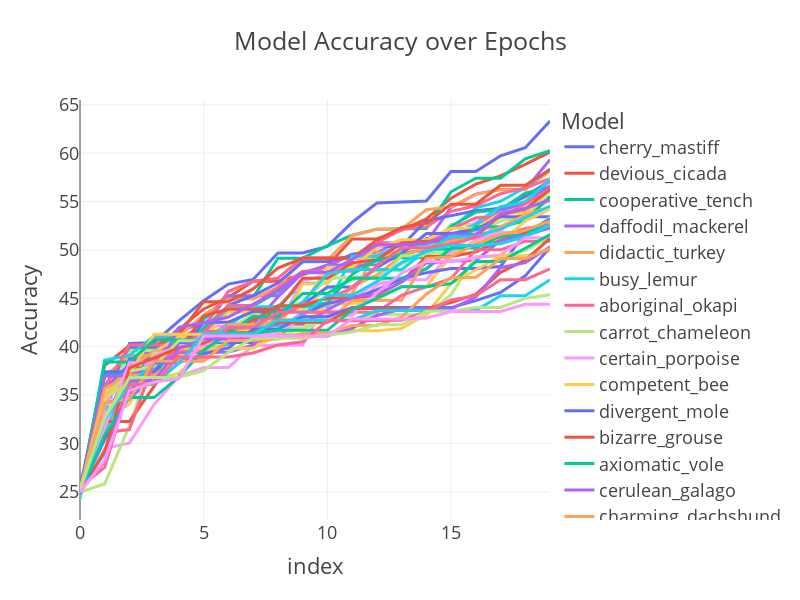

Notebook code cell kept with this figure:
### Code cell
epochs_data=train_data_dist_cum.sort_values("best_acc",ascending= False).iloc[:,:20].T.reset_index(drop=True).reset_index().melt(id_vars='index', var_name='Model', value_name='Accuracy')

import plotly.express as px
fig = px.line(epochs_data, x='index', y='Accuracy', color='Model', title='Model Accuracy over Epochs')
fig.update_layout(height=600, width=800, template="presentation")
fig

### Figure 1 — Plotly figure (JSON) as saved in the notebook; plotly's stock layout.template omitted (floating-point values rounded to 4 significant figures)
{"data": [{"hovertemplate": "Model=cherry_mastiff<br>index=%{x}<br>Accuracy=%{y}<extra></extra>", "legendgroup": "cherry_mastiff", "line": {"color": "#636efa", "dash": "solid"}, "marker": {"symbol": "circle"}, "mode": "lines", "name": "cherry_mastiff", "orientation": "v", "showlegend": true, "type": "scatter", "x": [0, 1, 2, 3, 4, 5, 6, 7, 8, 9, 10, 11, 12, 13, 14, 15, 16, 17, 18, 19], "xaxis": "x", "y": [25.8, 34.42, 40.33, 40.43, 42.66, 44.75, 46.47, 46.95, 49.69, 49.69, 50.37, 52.85, 54.85, 54.95, 55.06, 58.11, 58.11, 59.73, 60.57, 63.33], "yaxis": "y"}, {"hovertemplate": "Model=devious_cicada<br>index=%{x}<br>Accuracy=%{y}<extra></extra>", "legendgroup": "devious_cicada", "line": {"color": "#EF553B", "dash": "solid"}, "marker": {"symbol": "circle"}, "mode": "lines", "name": "devious_cicada", "orientation": "v", "showlegend": true, "type": "scatter", "x": [0, 1, 2, 3, 4, 5, 6, 7, 8, 9, 10, 11, 12, 13, 14, 15, 16, 17, 18, 19], "xaxis": "x", "y": [24.92, 35.79, 37.83, 37.83, 41.78, 43.9, 45.09, 46.77, 46.77, 47.43, 48.37, 51.14, 51.14, 52.06, 53.21, 55.35, 56.8, 57.65, 58.84, 60.13], "yaxis": "y"}, {"hovertemplate": "Model=cooperative_tench<br>index=%{x}<br>Accuracy=%{y}<extra></extra>", "legendgroup": "cooperative_tench", "line": {"color": "#00cc96", "dash": "solid"}, "marker": {"symbol": "circle"}, "mode": "lines", "name": "cooperative_tench", "orientation": "v", "showlegend": true, "type": "scatter", "x": [0, 1, 2, 3, 4, 5, 6, 7, 8, 9, 10, 11, 12, 13, 14, 15, 16, 17, 18, 19], "xaxis": "x", "y": [25.73, 30.89, 36.75, 36.75, 41.3, 42.83, 45.07, 45.07, 49.15, 49.15, 50.43, 51.52, 52.15, 52.21, 52.21, 56.01, 57.41, 57.41, 59.41, 60.25], "yaxis": "y"}, {"hovertemplate": "Model=daffodil_mackerel<br>index=%{x}<br>Accuracy=%{y}<extra></extra>", "legendgroup": "daffodil_mackerel", "line": {"color": "#ab63fa", "dash": "solid"}, "marker": {"symbol": "circle"}, "mode": "lines", "name": "daffodil_mackerel", "orientation": "v", "showlegend": true, "type": "scatter", "x": [0, 1, 2, 3, 4, 5, 6, 7, 8, 9, 10, 11, 12, 13, 14, 15, 16, 17, 18, 19], "xaxis": "x", "y": [24.99, 31.33, 38.79, 39.62, 41.9, 42.17, 45.26, 45.26, 45.26, 47.67, 48.29, 49.57, 49.75, 50.79, 50.79, 54.39, 55.77, 56.26, 56.26, 59.34], "yaxis": "y"}, {"hovertemplate": "Model=didactic_turkey<br>index=%{x}<br>Accuracy=%{y}<extra></extra>", "legendgroup": "didactic_turkey", "line": {"color": "#FFA15A", "dash": "solid"}, "marker": {"symbol": "circle"}, "mode": "lines", "name": "didactic_turkey", "orientation": "v", "showlegend": true, "type": "scatter", "x": [0, 1, 2, 3, 4, 5, 6, 7, 8, 9, 10, 11, 12, 13, 14, 15, 16, 17, 18, 19], "xaxis": "x", "y": [24.94, 35.88, 37.58, 39.22, 41.12, 43.26, 44.94, 44.94, 46.17, 48.95, 48.95, 51.47, 52.14, 52.14, 54.15, 54.45, 55.75, 56.22, 56.22, 58.21], "yaxis": "y"}, {"hovertemplate": "Model=busy_lemur<br>index=%{x}<br>Accuracy=%{y}<extra></extra>", "legendgroup": "busy_lemur", "line": {"color": "#19d3f3", "dash": "solid"}, "marker": {"symbol": "circle"}, "mode": "lines", "name": "busy_lemur", "orientation": "v", "showlegend": true, "type": "scatter", "x": [0, 1, 2, 3, 4, 5, 6, 7, 8, 9, 10, 11, 12, 13, 14, 15, 16, 17, 18, 19], "xaxis": "x", "y": [24.99, 33.21, 39.82, 39.82, 39.82, 40.79, 42.15, 43.97, 44.13, 46.55, 46.55, 49.13, 49.13, 49.89, 50.81, 52.17, 54.36, 55.03, 56.46, 58.36], "yaxis": "y"}, {"hovertemplate": "Model=aboriginal_okapi<br>index=%{x}<br>Accuracy=%{y}<extra></extra>", "legendgroup": "aboriginal_okapi", "line": {"color": "#FF6692", "dash": "solid"}, "marker": {"symbol": "circle"}, "mode": "lines", "name": "aboriginal_okapi", "orientation": "v", "showlegend": true, "type": "scatter", "x": [0, 1, 2, 3, 4, 5, 6, 7, 8, 9, 10, 11, 12, 13, 14, 15, 16, 17, 18, 19], "xaxis": "x", "y": [25.21, 34.73, 38.19, 40.95, 40.95, 42.03, 45.73, 46.76, 47.07, 49.19, 49.19, 49.19, 50.75, 52.13, 52.36, 53.99, 54.56, 55.81, 56.41, 57.37], "yaxis": "y"}, {"hovertemplate": "Model=carrot_chameleon<br>index=%{x}<br>Accuracy=%{y}<extra></extra>", "legendgroup": "carrot_chameleon", "line": {"color": "#B6E880", "dash": "solid"}, "marker": {"symbol": "circle"}, "mode": "lines", "name": "carrot_chameleon", "orientation": "v", "showlegend": true, "type": "scatter", "x": [0, 1, 2, 3, 4, 5, 6, 7, 8, 9, 10, 11, 12, 13, 14, 15, 16, 17, 18, 19], "xaxis": "x", "y": [25.37, 33.87, 39.61, 39.61, 39.61, 41.73, 41.73, 43.43, 43.79, 43.79, 46.05, 46.83, 47.88, 47.88, 50.03, 52.63, 52.63, 53.45, 55.19, 57.29], "yaxis": "y"}, {"hovertemplate": "Model=certain_porpoise<br>index=%{x}<br>Accuracy=%{y}<extra></extra>", "legendgroup": "certain_porpoise", "line": {"color": "#FF97FF", "dash": "solid"}, "marker": {"symbol": "circle"}, "mode": "lines", "name": "certain_porpoise", "orientation": "v", "showlegend": true, "type": "scatter", "x": [0, 1, 2, 3, 4, 5, 6, 7, 8, 9, 10, 11, 12, 13, 14, 15, 16, 17, 18, 19], "xaxis": "x", "y": [25.21, 34.45, 34.81, 38.93, 40.31, 42.13, 42.13, 42.13, 42.13, 46.77, 47.47, 49.14, 49.43, 50.68, 50.68, 51.24, 52.85, 54.47, 54.92, 57.03], "yaxis": "y"}, {"hovertemplate": "Model=competent_bee<br>index=%{x}<br>Accuracy=%{y}<extra></extra>", "legendgroup": "competent_bee", "line": {"color": "#FECB52", "dash": "solid"}, "marker": {"symbol": "circle"}, "mode": "lines", "name": "competent_bee", "orientation": "v", "showlegend": true, "type": "scatter", "x": [0, 1, 2, 3, 4, 5, 6, 7, 8, 9, 10, 11, 12, 13, 14, 15, 16, 17, 18, 19], "xaxis": "x", "y": [24.85, 30.47, 36.56, 36.56, 37.25, 39.65, 41.12, 41.12, 41.69, 46.47, 46.49, 49.21, 49.21, 49.57, 50.06, 51.53, 51.65, 54.21, 55.54, 56.22], "yaxis": "y"}, {"hovertemplate": "Model=divergent_mole<br>index=%{x}<br>Accuracy=%{y}<extra></extra>", "legendgroup": "divergent_mole", "line": {"color": "#636efa", "dash": "solid"}, "marker": {"symbol": "circle"}, "mode": "lines", "name": "divergent_mole", "orientation": "v", "showlegend": true, "type": "scatter", "x": [0, 1, 2, 3, 4, 5, 6, 7, 8, 9, 10, 11, 12, 13, 14, 15, 16, 17, 18, 19], "xaxis": "x", "y": [24.76, 35.9, 39.96, 39.96, 40.95, 41.61, 44.27, 45.27, 46.57, 48.77, 48.81, 49.43, 50.33, 50.4, 53.04, 53.52, 54.05, 54.3, 55.52, 57.15], "yaxis": "y"}, {"hovertemplate": "Model=bizarre_grouse<br>index=%{x}<br>Accuracy=%{y}<extra></extra>", "legendgroup": "bizarre_grouse", "line": {"color": "#EF553B", "dash": "solid"}, "marker": {"symbol": "circle"}, "mode": "lines", "name": "bizarre_grouse", "orientation": "v", "showlegend": true, "type": "scatter", "x": [0, 1, 2, 3, 4, 5, 6, 7, 8, 9, 10, 11, 12, 13, 14, 15, 16, 17, 18, 19], "xaxis": "x", "y": [25.28, 38.05, 40.12, 40.12, 41.29, 44.65, 44.65, 45.97, 48.13, 49.14, 49.14, 49.14, 51.02, 52.33, 52.76, 54.73, 54.73, 56.69, 56.69, 58.29], "yaxis": "y"}, {"hovertemplate": "Model=axiomatic_vole<br>index=%{x}<br>Accuracy=%{y}<extra></extra>", "legendgroup": "axiomatic_vole", "line": {"color": "#00cc96", "dash": "solid"}, "marker": {"symbol": "circle"}, "mode": "lines", "name": "axiomatic_vole", "orientation": "v", "showlegend": true, "type": "scatter", "x": [0, 1, 2, 3, 4, 5, 6, 7, 8, 9, 10, 11, 12, 13, 14, 15, 16, 17, 18, 19], "xaxis": "x", "y": [24.76, 36.1, 36.1, 39.53, 39.53, 41.93, 44.21, 44.21, 45.71, 47.63, 47.63, 48.05, 48.91, 49.19, 49.19, 52.45, 53.91, 54.15, 55.86, 56.51], "yaxis": "y"}, {"hovertemplate": "Model=cerulean_galago<br>index=%{x}<br>Accuracy=%{y}<extra></extra>", "legendgroup": "cerulean_galago", "line": {"color": "#ab63fa", "dash": "solid"}, "marker": {"symbol": "circle"}, "mode": "lines", "name": "cerulean_galago", "orientation": "v", "showlegend": true, "type": "scatter", "x": [0, 1, 2, 3, 4, 5, 6, 7, 8, 9, 10, 11, 12, 13, 14, 15, 16, 17, 18, 19], "xaxis": "x", "y": [25.52, 35.68, 38.16, 39.48, 40.29, 40.81, 42.3, 42.3, 45.14, 47.59, 48.43, 48.43, 48.48, 49.74, 51.19, 51.19, 52.3, 54.03, 54.89, 56.61], "yaxis": "y"}, {"hovertemplate": "Model=charming_dachshund<br>index=%{x}<br>Accuracy=%{y}<extra></extra>", "legendgroup": "charming_dachshund", "line": {"color": "#FFA15A", "dash": "solid"}, "marker": {"symbol": "circle"}, "mode": "lines", "name": "charming_dachshund", "orientation": "v", "showlegend": true, "type": "scatter", "x": [0, 1, 2, 3, 4, 5, 6, 7, 8, 9, 10, 11, 12, 13, 14, 15, 16, 17, 18, 19], "xaxis": "x", "y": [25.09, 36.94, 39.11, 39.11, 39.11, 40.04, 41.61, 41.9, 42.01, 43.43, 44.17, 45.49, 49.72, 49.73, 49.94, 50.95, 51.62, 52.03, 54.08, 55.33], "yaxis": "y"}, {"hovertemplate": "Model=capable_mussel<br>index=%{x}<br>Accuracy=%{y}<extra></extra>", "legendgroup": "capable_mussel", "line": {"color": "#19d3f3", "dash": "solid"}, "marker": {"symbol": "circle"}, "mode": "lines", "name": "capable_mussel", "orientation": "v", "showlegend": true, "type": "scatter", "x": [0, 1, 2, 3, 4, 5, 6, 7, 8, 9, 10, 11, 12, 13, 14, 15, 16, 17, 18, 19], "xaxis": "x", "y": [24.25, 38.63, 39.11, 41.1, 41.1, 41.1, 43.9, 44.13, 44.13, 44.13, 44.13, 49.34, 49.34, 50.56, 50.56, 51.51, 52.65, 54.47, 54.95, 57.25], "yaxis": "y"}, {"hovertemplate": "Model=delicate_lemur<br>index=%{x}<br>Accuracy=%{y}<extra></extra>", "legendgroup": "delicate_lemur", "line": {"color": "#FF6692", "dash": "solid"}, "marker": {"symbol": "circle"}, "mode": "lines", "name": "delicate_lemur", "orientation": "v", "showlegend": true, "type": "scatter", "x": [0, 1, 2, 3, 4, 5, 6, 7, 8, 9, 10, 11, 12, 13, 14, 15, 16, 17, 18, 19], "xaxis": "x", "y": [25.21, 35.71, 40.17, 40.17, 40.17, 41.47, 44.25, 44.25, 46.09, 47.79, 47.79, 47.79, 50.74, 50.74, 50.74, 52.16, 53.32, 53.4, 54.75, 56.32], "yaxis": "y"}, {"hovertemplate": "Model=delicate_swift<br>index=%{x}<br>Accuracy=%{y}<extra></extra>", "legendgroup": "delicate_swift", "line": {"color": "#B6E880", "dash": "solid"}, "marker": {"symbol": "circle"}, "mode": "lines", "name": "delicate_swift", "orientation": "v", "showlegend": true, "type": "scatter", "x": [0, 1, 2, 3, 4, 5, 6, 7, 8, 9, 10, 11, 12, 13, 14, 15, 16, 17, 18, 19], "xaxis": "x", "y": [24.58, 33.99, 35.05, 36.27, 40.37, 40.71, 40.71, 41.51, 43.75, 44.61, 47.02, 47.19, 47.19, 48.52, 49.71, 49.71, 51.74, 52.99, 53.57, 56.07], "yaxis": "y"}, {"hovertemplate": "Model=acrid_echidna<br>index=%{x}<br>Accuracy=%{y}<extra></extra>", "legendgroup": "acrid_echidna", "line": {"color": "#FF97FF", "dash": "solid"}, "marker": {"symbol": "circle"}, "mode": "lines", "name": "acrid_echidna", "orientation": "v", "showlegend": true, "type": "scatter", "x": [0, 1, 2, 3, 4, 5, 6, 7, 8, 9, 10, 11, 12, 13, 14, 15, 16, 17, 18, 19], "xaxis": "x", "y": [24.73, 29.47, 30.05, 34.04, 36.94, 37.84, 37.84, 40.15, 40.15, 40.15, 44.82, 44.82, 46.69, 46.69, 48.05, 49.86, 52.11, 52.31, 53.37, 55.44], "yaxis": "y"}, {"hovertemplate": "Model=adaptable_weasel<br>index=%{x}<br>Accuracy=%{y}<extra></extra>", "legendgroup": "adaptable_weasel", "line": {"color": "#FECB52", "dash": "solid"}, "marker": {"symbol": "circle"}, "mode": "lines", "name": "adaptable_weasel", "orientation": "v", "showlegend": true, "type": "scatter", "x": [0, 1, 2, 3, 4, 5, 6, 7, 8, 9, 10, 11, 12, 13, 14, 15, 16, 17, 18, 19], "xaxis": "x", "y": [24.53, 32.51, 34.04, 39.43, 41.03, 41.03, 43.55, 43.55, 43.55, 44.27, 48.21, 48.21, 50.19, 51.04, 51.04, 52.23, 52.23, 53.81, 53.81, 55.04], "yaxis": "y"}, {"hovertemplate": "Model=adept_orangutan<br>index=%{x}<br>Accuracy=%{y}<extra></extra>", "legendgroup": "adept_orangutan", "line": {"color": "#636efa", "dash": "solid"}, "marker": {"symbol": "circle"}, "mode": "lines", "name": "adept_orangutan", "orientation": "v", "showlegend": true, "type": "scatter", "x": [0, 1, 2, 3, 4, 5, 6, 7, 8, 9, 10, 11, 12, 13, 14, 15, 16, 17, 18, 19], "xaxis": "x", "y": [24.94, 31.63, 38.7, 38.7, 39.45, 42.53, 42.53, 43.64, 43.64, 44.34, 46.17, 46.17, 48.19, 49.62, 51.7, 51.7, 52.11, 53.44, 53.44, 53.44], "yaxis": "y"}, {"hovertemplate": "Model=beige_panther<br>index=%{x}<br>Accuracy=%{y}<extra></extra>", "legendgroup": "beige_panther", "line": {"color": "#EF553B", "dash": "solid"}, "marker": {"symbol": "circle"}, "mode": "lines", "name": "beige_panther", "orientation": "v", "showlegend": true, "type": "scatter", "x": [0, 1, 2, 3, 4, 5, 6, 7, 8, 9, 10, 11, 12, 13, 14, 15, 16, 17, 18, 19], "xaxis": "x", "y": [25.09, 37.18, 37.18, 37.82, 39.65, 43.19, 43.87, 43.87, 43.87, 47.07, 47.07, 48.67, 48.97, 50.7, 50.9, 50.9, 51.44, 53.61, 54.25, 56.23], "yaxis": "y"}, {"hovertemplate": "Model=abiding_turaco<br>index=%{x}<br>Accuracy=%{y}<extra></extra>", "legendgroup": "abiding_turaco", "line": {"color": "#00cc96", "dash": "solid"}, "marker": {"symbol": "circle"}, "mode": "lines", "name": "abiding_turaco", "orientation": "v", "showlegend": true, "type": "scatter", "x": [0, 1, 2, 3, 4, 5, 6, 7, 8, 9, 10, 11, 12, 13, 14, 15, 16, 17, 18, 19], "xaxis": "x", "y": [24.76, 37.16, 37.16, 37.16, 40.39, 40.53, 41.1, 41.89, 44.19, 44.19, 44.52, 47.48, 48.97, 49.51, 50.07, 50.07, 52.39, 52.39, 53, 55.54], "yaxis": "y"}, {"hovertemplate": "Model=cherry_rook<br>index=%{x}<br>Accuracy=%{y}<extra></extra>", "legendgroup": "cherry_rook", "line": {"color": "#ab63fa", "dash": "solid"}, "marker": {"symbol": "circle"}, "mode": "lines", "name": "cherry_rook", "orientation": "v", "showlegend": true, "type": "scatter", "x": [0, 1, 2, 3, 4, 5, 6, 7, 8, 9, 10, 11, 12, 13, 14, 15, 16, 17, 18, 19], "xaxis": "x", "y": [25.21, 34.19, 34.57, 37.01, 42.01, 42.47, 43.07, 44.38, 45.81, 47.66, 47.66, 49.01, 50.54, 50.54, 50.7, 51.57, 51.57, 53.75, 54.31, 55.17], "yaxis": "y"}, {"hovertemplate": "Model=cocky_gerbil<br>index=%{x}<br>Accuracy=%{y}<extra></extra>", "legendgroup": "cocky_gerbil", "line": {"color": "#FFA15A", "dash": "solid"}, "marker": {"symbol": "circle"}, "mode": "lines", "name": "cocky_gerbil", "orientation": "v", "showlegend": true, "type": "scatter", "x": [0, 1, 2, 3, 4, 5, 6, 7, 8, 9, 10, 11, 12, 13, 14, 15, 16, 17, 18, 19], "xaxis": "x", "y": [24.61, 34.83, 37.82, 39.52, 39.52, 41.06, 42.09, 42.09, 42.79, 42.79, 43.59, 46.21, 47.41, 49.36, 50.21, 50.95, 51.23, 52.37, 53.59, 54.44], "yaxis": "y"}, {"hovertemplate": "Model=bold_mouse<br>index=%{x}<br>Accuracy=%{y}<extra></extra>", "legendgroup": "bold_mouse", "line": {"color": "#19d3f3", "dash": "solid"}, "marker": {"symbol": "circle"}, "mode": "lines", "name": "bold_mouse", "orientation": "v", "showlegend": true, "type": "scatter", "x": [0, 1, 2, 3, 4, 5, 6, 7, 8, 9, 10, 11, 12, 13, 14, 15, 16, 17, 18, 19], "xaxis": "x", "y": [25.21, 31.37, 36.65, 37.79, 39.53, 39.53, 40.23, 41.01, 43.05, 44.58, 47.53, 47.97, 47.97, 47.97, 49.99, 51.39, 51.39, 52.15, 53.33, 54.54], "yaxis": "y"}, {"hovertemplate": "Model=calculating_coyote<br>index=%{x}<br>Accuracy=%{y}<extra></extra>", "legendgroup": "calculating_coyote", "line": {"color": "#FF6692", "dash": "solid"}, "marker": {"symbol": "circle"}, "mode": "lines", "name": "calculating_coyote", "orientation": "v", "showlegend": true, "type": "scatter", "x": [0, 1, 2, 3, 4, 5, 6, 7, 8, 9, 10, 11, 12, 13, 14, 15, 16, 17, 18, 19], "xaxis": "x", "y": [24.67, 32.53, 35.35, 38.82, 39.97, 41.56, 41.56, 42.94, 42.94, 44.36, 44.96, 46.06, 48.33, 50.22, 50.22, 50.58, 51.34, 51.34, 52.21, 52.6], "yaxis": "y"}, {"hovertemplate": "Model=dazzling_polecat<br>index=%{x}<br>Accuracy=%{y}<extra></extra>", "legendgroup": "dazzling_polecat", "line": {"color": "#B6E880", "dash": "solid"}, "marker": {"symbol": "circle"}, "mode": "lines", "name": "dazzling_polecat", "orientation": "v", "showlegend": true, "type": "scatter", "x": [0, 1, 2, 3, 4, 5, 6, 7, 8, 9, 10, 11, 12, 13, 14, 15, 16, 17, 18, 19], "xaxis": "x", "y": [24.94, 25.83, 31.85, 39.34, 39.34, 39.34, 40.85, 40.85, 41.1, 41.92, 43.28, 43.28, 46.24, 49.41, 49.41, 49.41, 49.84, 50.89, 51.45, 53.35], "yaxis": "y"}, {"hovertemplate": "Model=adept_sponge<br>index=%{x}<br>Accuracy=%{y}<extra></extra>", "legendgroup": "adept_sponge", "line": {"color": "#FF97FF", "dash": "solid"}, "marker": {"symbol": "circle"}, "mode": "lines", "name": "adept_sponge", "orientation": "v", "showlegend": true, "type": "scatter", "x": [0, 1, 2, 3, 4, 5, 6, 7, 8, 9, 10, 11, 12, 13, 14, 15, 16, 17, 18, 19], "xaxis": "x", "y": [25.09, 33.04, 36.11, 39.03, 40.09, 41.03, 41.1, 41.1, 41.47, 43.66, 43.66, 43.66, 46.42, 46.93, 46.93, 49.55, 50.99, 51.83, 51.83, 53.08], "yaxis": "y"}, {"hovertemplate": "Model=able_fennec<br>index=%{x}<br>Accuracy=%{y}<extra></extra>", "legendgroup": "able_fennec", "line": {"color": "#FECB52", "dash": "solid"}, "marker": {"symbol": "circle"}, "mode": "lines", "name": "able_fennec", "orientation": "v", "showlegend": true, "type": "scatter", "x": [0, 1, 2, 3, 4, 5, 6, 7, 8, 9, 10, 11, 12, 13, 14, 15, 16, 17, 18, 19], "xaxis": "x", "y": [24.96, 35.2, 37.21, 41.27, 41.27, 41.27, 41.27, 41.83, 42.25, 42.25, 44.43, 44.43, 44.85, 46.23, 46.23, 49.39, 50.8, 50.8, 52.99, 54.21], "yaxis": "y"}, {"hovertemplate": "Model=dashing_sidewinder<br>index=%{x}<br>Accuracy=%{y}<extra></extra>", "legendgroup": "dashing_sidewinder", "line": {"color": "#636efa", "dash": "solid"}, "marker": {"symbol": "circle"}, "mode": "lines", "name": "dashing_sidewinder", "orientation": "v", "showlegend": true, "type": "scatter", "x": [0, 1, 2, 3, 4, 5, 6, 7, 8, 9, 10, 11, 12, 13, 14, 15, 16, 17, 18, 19], "xaxis": "x", "y": [25.21, 37.41, 37.41, 37.41, 40.42, 40.42, 40.42, 40.42, 40.95, 43.39, 44.45, 44.97, 45.86, 47.01, 47.65, 48.07, 48.07, 48.29, 51.77, 53.19], "yaxis": "y"}, {"hovertemplate": "Model=diamond_tench<br>index=%{x}<br>Accuracy=%{y}<extra></extra>", "legendgroup": "diamond_tench", "line": {"color": "#EF553B", "dash": "solid"}, "marker": {"symbol": "circle"}, "mode": "lines", "name": "diamond_tench", "orientation": "v", "showlegend": true, "type": "scatter", "x": [0, 1, 2, 3, 4, 5, 6, 7, 8, 9, 10, 11, 12, 13, 14, 15, 16, 17, 18, 19], "xaxis": "x", "y": [24.95, 32.27, 32.27, 35.95, 39.57, 39.57, 41.7, 42.72, 44.24, 44.24, 45.02, 45.02, 45.31, 46.67, 49.31, 49.31, 49.79, 51.02, 51.72, 52.24], "yaxis": "y"}, {"hovertemplate": "Model=dancing_angelfish<br>index=%{x}<br>Accuracy=%{y}<extra></extra>", "legendgroup": "dancing_angelfish", "line": {"color": "#00cc96", "dash": "solid"}, "marker": {"symbol": "circle"}, "mode": "lines", "name": "dancing_angelfish", "orientation": "v", "showlegend": true, "type": "scatter", "x": [0, 1, 2, 3, 4, 5, 6, 7, 8, 9, 10, 11, 12, 13, 14, 15, 16, 17, 18, 19], "xaxis": "x", "y": [24.76, 38.42, 38.42, 40.69, 40.69, 40.69, 41.37, 43.14, 43.14, 45.49, 45.49, 47.06, 47.06, 47.06, 48.06, 50.2, 50.2, 51.41, 51.55, 53.01], "yaxis": "y"}, {"hovertemplate": "Model=antique_taipan<br>index=%{x}<br>Accuracy=%{y}<extra></extra>", "legendgroup": "antique_taipan", "line": {"color": "#ab63fa", "dash": "solid"}, "marker": {"symbol": "circle"}, "mode": "lines", "name": "antique_taipan", "orientation": "v", "showlegend": true, "type": "scatter", "x": [0, 1, 2, 3, 4, 5, 6, 7, 8, 9, 10, 11, 12, 13, 14, 15, 16, 17, 18, 19], "xaxis": "x", "y": [24.96, 36.95, 37.01, 38.16, 39.43, 39.43, 39.43, 40.17, 42.33, 42.33, 43.79, 45.13, 45.41, 46.68, 48.66, 48.86, 48.91, 50.98, 51.45, 52.31], "yaxis": "y"}, {"hovertemplate": "Model=apricot_jerboa<br>index=%{x}<br>Accuracy=%{y}<extra></extra>", "legendgroup": "apricot_jerboa", "line": {"color": "#FFA15A", "dash": "solid"}, "marker": {"symbol": "circle"}, "mode": "lines", "name": "apricot_jerboa", "orientation": "v", "showlegend": true, "type": "scatter", "x": [0, 1, 2, 3, 4, 5, 6, 7, 8, 9, 10, 11, 12, 13, 14, 15, 16, 17, 18, 19], "xaxis": "x", "y": [25.09, 35.67, 37.06, 37.06, 38.75, 38.75, 42.28, 42.28, 42.61, 42.61, 42.61, 44.76, 44.76, 44.79, 49.13, 49.29, 50.59, 51.61, 52.02, 52.99], "yaxis": "y"}, {"hovertemplate": "Model=benign_jackrabbit<br>index=%{x}<br>Accuracy=%{y}<extra></extra>", "legendgroup": "benign_jackrabbit", "line": {"color": "#19d3f3", "dash": "solid"}, "marker": {"symbol": "circle"}, "mode": "lines", "name": "benign_jackrabbit", "orientation": "v", "showlegend": true, "type": "scatter", "x": [0, 1, 2, 3, 4, 5, 6, 7, 8, 9, 10, 11, 12, 13, 14, 15, 16, 17, 18, 19], "xaxis": "x", "y": [25.27, 28.96, 36.07, 38.33, 38.33, 40.59, 42.01, 42.01, 42.01, 43.25, 45.32, 45.32, 46.73, 48.71, 49.83, 50.47, 50.47, 50.65, 51.39, 52.53], "yaxis": "y"}, {"hovertemplate": "Model=axiomatic_wallaby<br>index=%{x}<br>Accuracy=%{y}<extra></extra>", "legendgroup": "axiomatic_wallaby", "line": {"color": "#FF6692", "dash": "solid"}, "marker": {"symbol": "circle"}, "mode": "lines", "name": "axiomatic_wallaby", "orientation": "v", "showlegend": true, "type": "scatter", "x": [0, 1, 2, 3, 4, 5, 6, 7, 8, 9, 10, 11, 12, 13, 14, 15, 16, 17, 18, 19], "xaxis": "x", "y": [25.08, 31.11, 31.43, 38.48, 39.57, 39.57, 41.95, 41.95, 43.55, 43.55, 43.55, 43.55, 43.55, 45.31, 46.21, 47.04, 50.01, 50.01, 50.89, 50.89], "yaxis": "y"}, {"hovertemplate": "Model=amber_jackdaw<br>index=%{x}<br>Accuracy=%{y}<extra></extra>", "legendgroup": "amber_jackdaw", "line": {"color": "#B6E880", "dash": "solid"}, "marker": {"symbol": "circle"}, "mode": "lines", "name": "amber_jackdaw", "orientation": "v", "showlegend": true, "type": "scatter", "x": [0, 1, 2, 3, 4, 5, 6, 7, 8, 9, 10, 11, 12, 13, 14, 15, 16, 17, 18, 19], "xaxis": "x", "y": [25.24, 34.53, 37.43, 38, 40.61, 40.61, 40.61, 41.6, 41.89, 41.89, 42.76, 42.85, 43.29, 43.29, 43.29, 45.37, 49.33, 49.33, 49.97, 51.35], "yaxis": "y"}, {"hovertemplate": "Model=certain_mastodon<br>index=%{x}<br>Accuracy=%{y}<extra></extra>", "legendgroup": "certain_mastodon", "line": {"color": "#FF97FF", "dash": "solid"}, "marker": {"symbol": "circle"}, "mode": "lines", "name": "certain_mastodon", "orientation": "v", "showlegend": true, "type": "scatter", "x": [0, 1, 2, 3, 4, 5, 6, 7, 8, 9, 10, 11, 12, 13, 14, 15, 16, 17, 18, 19], "xaxis": "x", "y": [24.94, 31.74, 38.35, 38.35, 38.35, 40.11, 41.06, 41.26, 41.26, 43.09, 43.09, 43.21, 45.57, 47.59, 48.81, 48.81, 49.21, 49.49, 51.27, 51.27], "yaxis": "y"}, {"hovertemplate": "Model=adept_weasel<br>index=%{x}<br>Accuracy=%{y}<extra></extra>", "legendgroup": "adept_weasel", "line": {"color": "#FECB52", "dash": "solid"}, "marker": {"symbol": "circle"}, "mode": "lines", "name": "adept_weasel", "orientation": "v", "showlegend": true, "type": "scatter", "x": [0, 1, 2, 3, 4, 5, 6, 7, 8, 9, 10, 11, 12, 13, 14, 15, 16, 17, 18, 19], "xaxis": "x", "y": [25, 34.63, 36.36, 36.36, 39.83, 39.83, 39.83, 39.83, 41.22, 41.22, 41.38, 41.64, 41.64, 41.88, 43.33, 46.53, 47.93, 49.4, 49.4, 49.88], "yaxis": "y"}, {"hovertemplate": "Model=azure_asp<br>index=%{x}<br>Accuracy=%{y}<extra></extra>", "legendgroup": "azure_asp", "line": {"color": "#636efa", "dash": "solid"}, "marker": {"symbol": "circle"}, "mode": "lines", "name": "azure_asp", "orientation": "v", "showlegend": true, "type": "scatter", "x": [0, 1, 2, 3, 4, 5, 6, 7, 8, 9, 10, 11, 12, 13, 14, 15, 16, 17, 18, 19], "xaxis": "x", "y": [25.09, 30.45, 35.16, 38.33, 38.33, 39.25, 39.87, 41.79, 41.79, 43.09, 43.09, 44.04, 44.04, 44.04, 44.04, 44.04, 44.76, 45.61, 47.32, 50.28], "yaxis": "y"}, {"hovertemplate": "Model=able_griffin<br>index=%{x}<br>Accuracy=%{y}<extra></extra>", "legendgroup": "able_griffin", "line": {"color": "#EF553B", "dash": "solid"}, "marker": {"symbol": "circle"}, "mode": "lines", "name": "able_griffin", "orientation": "v", "showlegend": true, "type": "scatter", "x": [0, 1, 2, 3, 4, 5, 6, 7, 8, 9, 10, 11, 12, 13, 14, 15, 16, 17, 18, 19], "xaxis": "x", "y": [25.01, 29.21, 37.79, 38.84, 39.88, 40.37, 41.43, 41.43, 42.53, 42.53, 42.53, 43.95, 43.95, 43.95, 43.95, 44.55, 45.4, 47.69, 48.95, 51.19], "yaxis": "y"}, {"hovertemplate": "Model=asparagus_mammoth<br>index=%{x}<br>Accuracy=%{y}<extra></extra>", "legendgroup": "asparagus_mammoth", "line": {"color": "#00cc96", "dash": "solid"}, "marker": {"symbol": "circle"}, "mode": "lines", "name": "asparagus_mammoth", "orientation": "v", "showlegend": true, "type": "scatter", "x": [0, 1, 2, 3, 4, 5, 6, 7, 8, 9, 10, 11, 12, 13, 14, 15, 16, 17, 18, 19], "xaxis": "x", "y": [24.72, 30.87, 34.74, 34.74, 36.91, 39.64, 41.38, 41.38, 41.69, 41.69, 41.69, 43.82, 45.04, 46.19, 46.19, 46.52, 48.8, 48.8, 50.17, 51.59], "yaxis": "y"}, {"hovertemplate": "Model=daffy_mongrel<br>index=%{x}<br>Accuracy=%{y}<extra></extra>", "legendgroup": "daffy_mongrel", "line": {"color": "#ab63fa", "dash": "solid"}, "marker": {"symbol": "circle"}, "mode": "lines", "name": "daffy_mongrel", "orientation": "v", "showlegend": true, "type": "scatter", "x": [0, 1, 2, 3, 4, 5, 6, 7, 8, 9, 10, 11, 12, 13, 14, 15, 16, 17, 18, 19], "xaxis": "x", "y": [25.25, 28.1, 36.42, 36.47, 39.82, 40.8, 40.8, 40.8, 41.11, 41.11, 41.11, 41.9, 43.22, 43.9, 43.9, 43.9, 45.12, 48.16, 48.69, 50.31], "yaxis": "y"}, {"hovertemplate": "Model=deft_alpaca<br>index=%{x}<br>Accuracy=%{y}<extra></extra>", "legendgroup": "deft_alpaca", "line": {"color": "#FFA15A", "dash": "solid"}, "marker": {"symbol": "circle"}, "mode": "lines", "name": "deft_alpaca", "orientation": "v", "showlegend": true, "type": "scatter", "x": [0, 1, 2, 3, 4, 5, 6, 7, 8, 9, 10, 11, 12, 13, 14, 15, 16, 17, 18, 19], "xaxis": "x", "y": [25.21, 34.17, 34.63, 38.49, 38.49, 38.49, 40.63, 40.63, 40.8, 41.39, 41.39, 42.18, 42.18, 43.08, 45.42, 47.16, 47.16, 49.11, 49.11, 50.12], "yaxis": "y"}, {"hovertemplate": "Model=abstract_spoonbill<br>index=%{x}<br>Accuracy=%{y}<extra></extra>", "legendgroup": "abstract_spoonbill", "line": {"color": "#19d3f3", "dash": "solid"}, "marker": {"symbol": "circle"}, "mode": "lines", "name": "abstract_spoonbill", "orientation": "v", "showlegend": true, "type": "scatter", "x": [0, 1, 2, 3, 4, 5, 6, 7, 8, 9, 10, 11, 12, 13, 14, 15, 16, 17, 18, 19], "xaxis": "x", "y": [24.77, 32.51, 36.07, 36.12, 38.3, 41.3, 41.3, 41.3, 42.71, 42.71, 42.71, 42.71, 43.73, 43.73, 43.73, 43.73, 43.73, 45.27, 45.27, 46.91], "yaxis": "y"}, {"hovertemplate": "Model=capable_carp<br>index=%{x}<br>Accuracy=%{y}<extra></extra>", "legendgroup": "capable_carp", "line": {"color": "#FF6692", "dash": "solid"}, "marker": {"symbol": "circle"}, "mode": "lines", "name": "capable_carp", "orientation": "v", "showlegend": true, "type": "scatter", "x": [0, 1, 2, 3, 4, 5, 6, 7, 8, 9, 10, 11, 12, 13, 14, 15, 16, 17, 18, 19], "xaxis": "x", "y": [25.47, 27.51, 36.05, 36.15, 38.93, 38.93, 38.93, 39.35, 40.17, 40.51, 42.67, 42.67, 42.72, 42.72, 43.64, 44.82, 45.25, 46.93, 46.93, 48.04], "yaxis": "y"}, {"hovertemplate": "Model=astute_ape<br>index=%{x}<br>Accuracy=%{y}<extra></extra>", "legendgroup": "astute_ape", "line": {"color": "#B6E880", "dash": "solid"}, "marker": {"symbol": "circle"}, "mode": "lines", "name": "astute_ape", "orientation": "v", "showlegend": true, "type": "scatter", "x": [0, 1, 2, 3, 4, 5, 6, 7, 8, 9, 10, 11, 12, 13, 14, 15, 16, 17, 18, 19], "xaxis": "x", "y": [25.21, 32.63, 36.8, 36.8, 36.8, 37.53, 39.4, 40.87, 40.87, 40.87, 41.21, 41.52, 42.26, 42.26, 43.65, 43.65, 44.06, 44.06, 44.99, 45.36], "yaxis": "y"}, {"hovertemplate": "Model=dramatic_impala<br>index=%{x}<br>Accuracy=%{y}<extra></extra>", "legendgroup": "dramatic_impala", "line": {"color": "#FF97FF", "dash": "solid"}, "marker": {"symbol": "circle"}, "mode": "lines", "name": "dramatic_impala", "orientation": "v", "showlegend": true, "type": "scatter", "x": [0, 1, 2, 3, 4, 5, 6, 7, 8, 9, 10, 11, 12, 13, 14, 15, 16, 17, 18, 19], "xaxis": "x", "y": [24.94, 28.26, 35.46, 36.35, 36.66, 41.1, 41.1, 41.1, 41.1, 41.1, 41.1, 42.85, 42.85, 42.85, 42.95, 43.64, 43.64, 43.64, 44.39, 44.39], "yaxis": "y"}], "layout": {"height": 600, "legend": {"title": {"text": "Model"}, "tracegroupgap": 0}, "title": {"text": "Model Accuracy over Epochs"}, "width": 800, "xaxis": {"anchor": "y", "autorange": true, "domain": [0, 1], "range": [0, 19], "title": {"text": "index"}, "type": "linear"}, "yaxis": {"anchor": "x", "autorange": true, "domain": [0, 1], "range": [22.08, 65.5], "title": {"text": "Accuracy"}, "type": "linear"}}}
